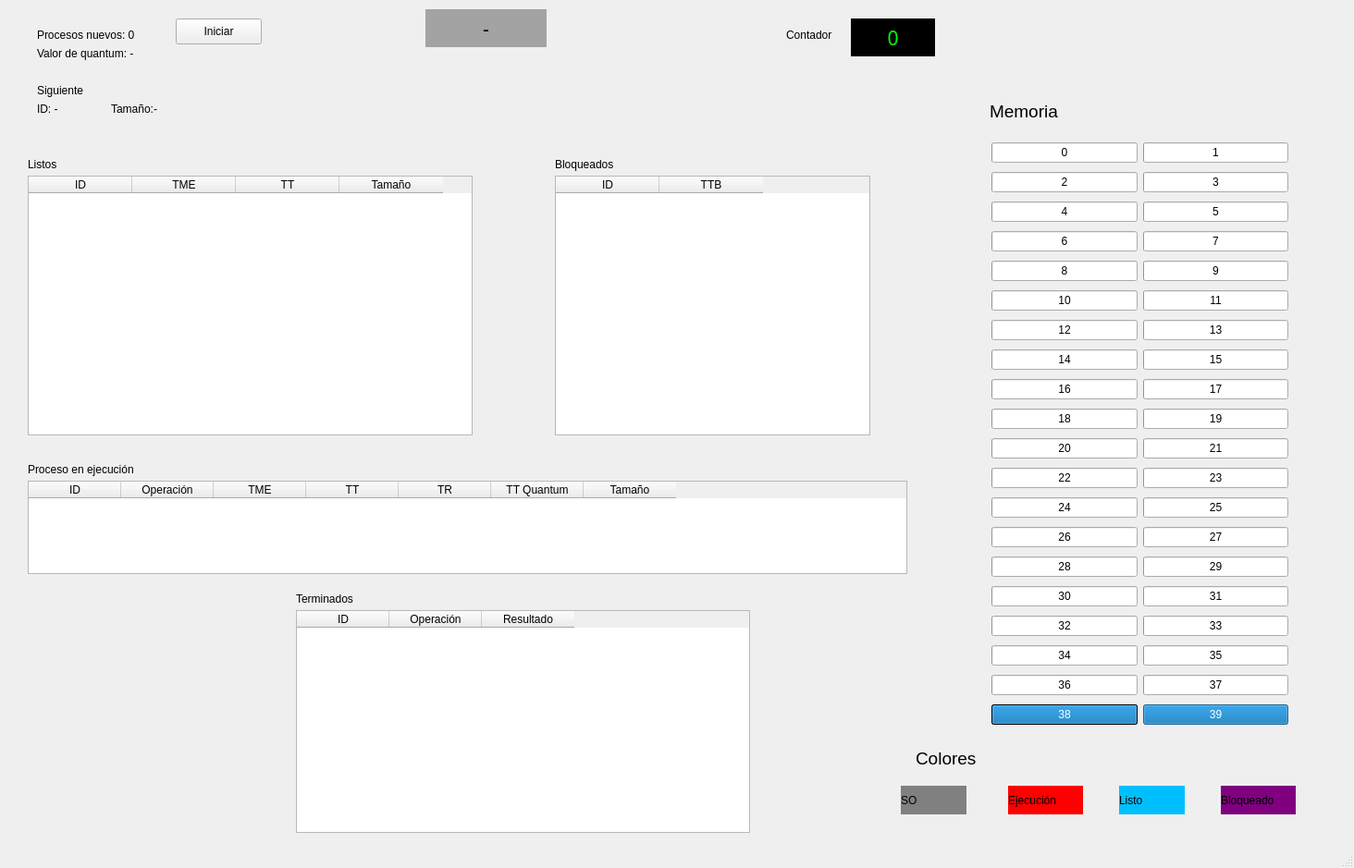
<?xml version="1.0" encoding="UTF-8"?>
<ui version="4.0">
 <class>MainWindow</class>
 <widget class="QMainWindow" name="MainWindow">
  <property name="geometry">
   <rect>
    <x>0</x>
    <y>0</y>
    <width>1464</width>
    <height>939</height>
   </rect>
  </property>
  <property name="windowTitle">
   <string>Paginación simple</string>
  </property>
  <widget class="QWidget" name="centralwidget">
   <widget class="QTableWidget" name="tableWidget">
    <property name="geometry">
     <rect>
      <x>30</x>
      <y>190</y>
      <width>481</width>
      <height>281</height>
     </rect>
    </property>
    <attribute name="horizontalHeaderDefaultSectionSize">
     <number>112</number>
    </attribute>
    <column>
     <property name="text">
      <string>ID</string>
     </property>
    </column>
    <column>
     <property name="text">
      <string>TME</string>
     </property>
    </column>
    <column>
     <property name="text">
      <string>TT</string>
     </property>
    </column>
    <column>
     <property name="text">
      <string>Tamaño</string>
     </property>
    </column>
   </widget>
   <widget class="QTableWidget" name="tableWidget_2">
    <property name="geometry">
     <rect>
      <x>30</x>
      <y>520</y>
      <width>951</width>
      <height>101</height>
     </rect>
    </property>
    <column>
     <property name="text">
      <string>ID</string>
     </property>
    </column>
    <column>
     <property name="text">
      <string>Operación</string>
     </property>
    </column>
    <column>
     <property name="text">
      <string>TME</string>
     </property>
    </column>
    <column>
     <property name="text">
      <string>TT</string>
     </property>
    </column>
    <column>
     <property name="text">
      <string>TR</string>
     </property>
    </column>
    <column>
     <property name="text">
      <string>TT Quantum</string>
     </property>
    </column>
    <column>
     <property name="text">
      <string>Tamaño</string>
     </property>
    </column>
   </widget>
   <widget class="QLabel" name="label">
    <property name="geometry">
     <rect>
      <x>40</x>
      <y>30</y>
      <width>141</width>
      <height>16</height>
     </rect>
    </property>
    <property name="text">
     <string>Procesos nuevos: 0</string>
    </property>
   </widget>
   <widget class="QLabel" name="label_2">
    <property name="geometry">
     <rect>
      <x>30</x>
      <y>170</y>
      <width>141</width>
      <height>16</height>
     </rect>
    </property>
    <property name="text">
     <string>Listos</string>
    </property>
   </widget>
   <widget class="QLabel" name="label_3">
    <property name="geometry">
     <rect>
      <x>30</x>
      <y>500</y>
      <width>141</width>
      <height>16</height>
     </rect>
    </property>
    <property name="text">
     <string>Proceso en ejecución</string>
    </property>
   </widget>
   <widget class="QTableWidget" name="tableWidget_3">
    <property name="geometry">
     <rect>
      <x>320</x>
      <y>660</y>
      <width>491</width>
      <height>241</height>
     </rect>
    </property>
    <column>
     <property name="text">
      <string>ID</string>
     </property>
    </column>
    <column>
     <property name="text">
      <string>Operación</string>
     </property>
    </column>
    <column>
     <property name="text">
      <string>Resultado</string>
     </property>
    </column>
   </widget>
   <widget class="QLabel" name="label_4">
    <property name="geometry">
     <rect>
      <x>320</x>
      <y>640</y>
      <width>141</width>
      <height>16</height>
     </rect>
    </property>
    <property name="text">
     <string>Terminados</string>
    </property>
   </widget>
   <widget class="QPushButton" name="pushButton">
    <property name="geometry">
     <rect>
      <x>190</x>
      <y>20</y>
      <width>93</width>
      <height>28</height>
     </rect>
    </property>
    <property name="text">
     <string>Iniciar</string>
    </property>
   </widget>
   <widget class="QLabel" name="contador">
    <property name="geometry">
     <rect>
      <x>920</x>
      <y>20</y>
      <width>91</width>
      <height>41</height>
     </rect>
    </property>
    <property name="font">
     <font>
      <family>Yu Gothic UI Semibold</family>
      <pointsize>16</pointsize>
      <weight>50</weight>
      <italic>false</italic>
      <bold>false</bold>
     </font>
    </property>
    <property name="styleSheet">
     <string notr="true">background-color: rgb(0, 0, 0);
color: rgb(0, 255, 0);
font: 16pt &quot;Yu Gothic UI Semibold&quot;;
</string>
    </property>
    <property name="text">
     <string>0</string>
    </property>
    <property name="alignment">
     <set>Qt::AlignCenter</set>
    </property>
   </widget>
   <widget class="QLabel" name="label_6">
    <property name="geometry">
     <rect>
      <x>850</x>
      <y>30</y>
      <width>71</width>
      <height>16</height>
     </rect>
    </property>
    <property name="text">
     <string>Contador</string>
    </property>
   </widget>
   <widget class="QLabel" name="estado">
    <property name="geometry">
     <rect>
      <x>460</x>
      <y>10</y>
      <width>131</width>
      <height>41</height>
     </rect>
    </property>
    <property name="font">
     <font>
      <family>Yu Gothic UI Semibold</family>
      <pointsize>16</pointsize>
      <weight>50</weight>
      <italic>false</italic>
      <bold>false</bold>
     </font>
    </property>
    <property name="styleSheet">
     <string notr="true">background-color: rgb(163, 163, 163);
border-radius: 40px;
</string>
    </property>
    <property name="frameShape">
     <enum>QFrame::NoFrame</enum>
    </property>
    <property name="text">
     <string>-</string>
    </property>
    <property name="alignment">
     <set>Qt::AlignCenter</set>
    </property>
   </widget>
   <widget class="QTableWidget" name="tableWidget_4">
    <property name="geometry">
     <rect>
      <x>600</x>
      <y>190</y>
      <width>341</width>
      <height>281</height>
     </rect>
    </property>
    <attribute name="horizontalHeaderDefaultSectionSize">
     <number>112</number>
    </attribute>
    <column>
     <property name="text">
      <string>ID</string>
     </property>
    </column>
    <column>
     <property name="text">
      <string>TTB</string>
     </property>
    </column>
   </widget>
   <widget class="QLabel" name="label_5">
    <property name="geometry">
     <rect>
      <x>600</x>
      <y>170</y>
      <width>141</width>
      <height>16</height>
     </rect>
    </property>
    <property name="text">
     <string>Bloqueados</string>
    </property>
   </widget>
   <widget class="QLabel" name="label_7">
    <property name="geometry">
     <rect>
      <x>40</x>
      <y>50</y>
      <width>141</width>
      <height>16</height>
     </rect>
    </property>
    <property name="text">
     <string>Valor de quantum: -</string>
    </property>
   </widget>
   <widget class="QLabel" name="label_8">
    <property name="geometry">
     <rect>
      <x>40</x>
      <y>90</y>
      <width>71</width>
      <height>16</height>
     </rect>
    </property>
    <property name="text">
     <string>Siguiente </string>
    </property>
   </widget>
   <widget class="QLabel" name="label_9">
    <property name="geometry">
     <rect>
      <x>40</x>
      <y>110</y>
      <width>71</width>
      <height>16</height>
     </rect>
    </property>
    <property name="text">
     <string>ID: -</string>
    </property>
   </widget>
   <widget class="QLabel" name="label_10">
    <property name="geometry">
     <rect>
      <x>120</x>
      <y>110</y>
      <width>151</width>
      <height>16</height>
     </rect>
    </property>
    <property name="text">
     <string>Tamaño:-</string>
    </property>
   </widget>
   <widget class="QWidget" name="gridLayoutWidget">
    <property name="geometry">
     <rect>
      <x>1072</x>
      <y>150</y>
      <width>321</width>
      <height>641</height>
     </rect>
    </property>
    <layout class="QGridLayout" name="gridLayout">
     <item row="6" column="0">
      <widget class="QProgressBar" name="progressBar_13">
       <property name="value">
        <number>0</number>
       </property>
       <property name="format">
        <string>12</string>
       </property>
      </widget>
     </item>
     <item row="7" column="0">
      <widget class="QProgressBar" name="progressBar_15">
       <property name="value">
        <number>0</number>
       </property>
       <property name="format">
        <string>14</string>
       </property>
      </widget>
     </item>
     <item row="5" column="0">
      <widget class="QProgressBar" name="progressBar_11">
       <property name="value">
        <number>0</number>
       </property>
       <property name="format">
        <string>10</string>
       </property>
      </widget>
     </item>
     <item row="6" column="1">
      <widget class="QProgressBar" name="progressBar_14">
       <property name="value">
        <number>0</number>
       </property>
       <property name="format">
        <string>13</string>
       </property>
      </widget>
     </item>
     <item row="9" column="0">
      <widget class="QProgressBar" name="progressBar_19">
       <property name="value">
        <number>0</number>
       </property>
       <property name="format">
        <string>18</string>
       </property>
      </widget>
     </item>
     <item row="5" column="1">
      <widget class="QProgressBar" name="progressBar_12">
       <property name="value">
        <number>0</number>
       </property>
       <property name="format">
        <string>11</string>
       </property>
      </widget>
     </item>
     <item row="8" column="0">
      <widget class="QProgressBar" name="progressBar_17">
       <property name="value">
        <number>0</number>
       </property>
       <property name="format">
        <string>16</string>
       </property>
      </widget>
     </item>
     <item row="7" column="1">
      <widget class="QProgressBar" name="progressBar_16">
       <property name="value">
        <number>0</number>
       </property>
       <property name="format">
        <string>15</string>
       </property>
      </widget>
     </item>
     <item row="8" column="1">
      <widget class="QProgressBar" name="progressBar_18">
       <property name="value">
        <number>0</number>
       </property>
       <property name="format">
        <string>17</string>
       </property>
      </widget>
     </item>
     <item row="9" column="1">
      <widget class="QProgressBar" name="progressBar_20">
       <property name="value">
        <number>0</number>
       </property>
       <property name="format">
        <string>19</string>
       </property>
      </widget>
     </item>
     <item row="10" column="0">
      <widget class="QProgressBar" name="progressBar_21">
       <property name="value">
        <number>0</number>
       </property>
       <property name="format">
        <string>20</string>
       </property>
      </widget>
     </item>
     <item row="10" column="1">
      <widget class="QProgressBar" name="progressBar_22">
       <property name="value">
        <number>0</number>
       </property>
       <property name="format">
        <string>21</string>
       </property>
      </widget>
     </item>
     <item row="11" column="0">
      <widget class="QProgressBar" name="progressBar_23">
       <property name="value">
        <number>0</number>
       </property>
       <property name="format">
        <string>22</string>
       </property>
      </widget>
     </item>
     <item row="0" column="0">
      <widget class="QProgressBar" name="progressBar">
       <property name="value">
        <number>0</number>
       </property>
       <property name="textVisible">
        <bool>true</bool>
       </property>
       <property name="invertedAppearance">
        <bool>false</bool>
       </property>
       <property name="textDirection">
        <enum>QProgressBar::TopToBottom</enum>
       </property>
       <property name="format">
        <string>0</string>
       </property>
      </widget>
     </item>
     <item row="0" column="1">
      <widget class="QProgressBar" name="progressBar_2">
       <property name="value">
        <number>0</number>
       </property>
       <property name="format">
        <string>1</string>
       </property>
      </widget>
     </item>
     <item row="2" column="0">
      <widget class="QProgressBar" name="progressBar_5">
       <property name="value">
        <number>0</number>
       </property>
       <property name="format">
        <string>4</string>
       </property>
      </widget>
     </item>
     <item row="3" column="0">
      <widget class="QProgressBar" name="progressBar_7">
       <property name="value">
        <number>0</number>
       </property>
       <property name="format">
        <string>6</string>
       </property>
      </widget>
     </item>
     <item row="4" column="0">
      <widget class="QProgressBar" name="progressBar_9">
       <property name="value">
        <number>0</number>
       </property>
       <property name="format">
        <string>8</string>
       </property>
      </widget>
     </item>
     <item row="1" column="0">
      <widget class="QProgressBar" name="progressBar_3">
       <property name="value">
        <number>0</number>
       </property>
       <property name="format">
        <string>2</string>
       </property>
      </widget>
     </item>
     <item row="2" column="1">
      <widget class="QProgressBar" name="progressBar_6">
       <property name="value">
        <number>0</number>
       </property>
       <property name="format">
        <string>5</string>
       </property>
      </widget>
     </item>
     <item row="3" column="1">
      <widget class="QProgressBar" name="progressBar_8">
       <property name="value">
        <number>0</number>
       </property>
       <property name="format">
        <string>7</string>
       </property>
      </widget>
     </item>
     <item row="4" column="1">
      <widget class="QProgressBar" name="progressBar_10">
       <property name="value">
        <number>0</number>
       </property>
       <property name="format">
        <string>9</string>
       </property>
      </widget>
     </item>
     <item row="1" column="1">
      <widget class="QProgressBar" name="progressBar_4">
       <property name="value">
        <number>0</number>
       </property>
       <property name="format">
        <string>3</string>
       </property>
      </widget>
     </item>
     <item row="16" column="0">
      <widget class="QProgressBar" name="progressBar_33">
       <property name="value">
        <number>0</number>
       </property>
       <property name="format">
        <string>32</string>
       </property>
      </widget>
     </item>
     <item row="19" column="0">
      <widget class="QProgressBar" name="progressBar_39">
       <property name="styleSheet">
        <string notr="true">background-color: rgb(0, 0, 0);</string>
       </property>
       <property name="value">
        <number>100</number>
       </property>
       <property name="format">
        <string>38</string>
       </property>
      </widget>
     </item>
     <item row="18" column="0">
      <widget class="QProgressBar" name="progressBar_37">
       <property name="value">
        <number>0</number>
       </property>
       <property name="format">
        <string>36</string>
       </property>
      </widget>
     </item>
     <item row="11" column="1">
      <widget class="QProgressBar" name="progressBar_24">
       <property name="value">
        <number>0</number>
       </property>
       <property name="format">
        <string>23</string>
       </property>
      </widget>
     </item>
     <item row="13" column="1">
      <widget class="QProgressBar" name="progressBar_28">
       <property name="value">
        <number>0</number>
       </property>
       <property name="format">
        <string>27</string>
       </property>
      </widget>
     </item>
     <item row="12" column="1">
      <widget class="QProgressBar" name="progressBar_26">
       <property name="value">
        <number>0</number>
       </property>
       <property name="format">
        <string>25</string>
       </property>
      </widget>
     </item>
     <item row="17" column="1">
      <widget class="QProgressBar" name="progressBar_36">
       <property name="value">
        <number>0</number>
       </property>
       <property name="format">
        <string>35</string>
       </property>
      </widget>
     </item>
     <item row="15" column="1">
      <widget class="QProgressBar" name="progressBar_32">
       <property name="value">
        <number>0</number>
       </property>
       <property name="format">
        <string>31</string>
       </property>
      </widget>
     </item>
     <item row="18" column="1">
      <widget class="QProgressBar" name="progressBar_38">
       <property name="value">
        <number>0</number>
       </property>
       <property name="format">
        <string>37</string>
       </property>
      </widget>
     </item>
     <item row="19" column="1">
      <widget class="QProgressBar" name="progressBar_40">
       <property name="value">
        <number>100</number>
       </property>
       <property name="format">
        <string>39</string>
       </property>
      </widget>
     </item>
     <item row="14" column="1">
      <widget class="QProgressBar" name="progressBar_30">
       <property name="value">
        <number>0</number>
       </property>
       <property name="format">
        <string>29</string>
       </property>
      </widget>
     </item>
     <item row="13" column="0">
      <widget class="QProgressBar" name="progressBar_27">
       <property name="value">
        <number>0</number>
       </property>
       <property name="format">
        <string>26</string>
       </property>
      </widget>
     </item>
     <item row="15" column="0">
      <widget class="QProgressBar" name="progressBar_31">
       <property name="value">
        <number>0</number>
       </property>
       <property name="format">
        <string>30</string>
       </property>
      </widget>
     </item>
     <item row="12" column="0">
      <widget class="QProgressBar" name="progressBar_25">
       <property name="value">
        <number>0</number>
       </property>
       <property name="format">
        <string>24</string>
       </property>
      </widget>
     </item>
     <item row="16" column="1">
      <widget class="QProgressBar" name="progressBar_34">
       <property name="value">
        <number>0</number>
       </property>
       <property name="format">
        <string>33</string>
       </property>
      </widget>
     </item>
     <item row="17" column="0">
      <widget class="QProgressBar" name="progressBar_35">
       <property name="value">
        <number>0</number>
       </property>
       <property name="format">
        <string>34</string>
       </property>
      </widget>
     </item>
     <item row="14" column="0">
      <widget class="QProgressBar" name="progressBar_29">
       <property name="value">
        <number>0</number>
       </property>
       <property name="format">
        <string>28</string>
       </property>
      </widget>
     </item>
    </layout>
   </widget>
   <widget class="QLabel" name="label_11">
    <property name="geometry">
     <rect>
      <x>1070</x>
      <y>100</y>
      <width>361</width>
      <height>41</height>
     </rect>
    </property>
    <property name="font">
     <font>
      <pointsize>14</pointsize>
     </font>
    </property>
    <property name="text">
     <string>Memoria</string>
    </property>
   </widget>
   <widget class="QLabel" name="label_12">
    <property name="geometry">
     <rect>
      <x>990</x>
      <y>800</y>
      <width>361</width>
      <height>41</height>
     </rect>
    </property>
    <property name="font">
     <font>
      <pointsize>14</pointsize>
     </font>
    </property>
    <property name="text">
     <string>Colores</string>
    </property>
   </widget>
   <widget class="QLabel" name="label_13">
    <property name="geometry">
     <rect>
      <x>974</x>
      <y>850</y>
      <width>71</width>
      <height>31</height>
     </rect>
    </property>
    <property name="styleSheet">
     <string notr="true">background-color: gray;</string>
    </property>
    <property name="text">
     <string>SO</string>
    </property>
   </widget>
   <widget class="QLabel" name="label_14">
    <property name="geometry">
     <rect>
      <x>1090</x>
      <y>850</y>
      <width>81</width>
      <height>31</height>
     </rect>
    </property>
    <property name="styleSheet">
     <string notr="true">background-color: red;</string>
    </property>
    <property name="text">
     <string>Ejecución</string>
    </property>
   </widget>
   <widget class="QLabel" name="label_15">
    <property name="geometry">
     <rect>
      <x>1210</x>
      <y>850</y>
      <width>71</width>
      <height>31</height>
     </rect>
    </property>
    <property name="styleSheet">
     <string notr="true">background-color: DeepSkyBlue;</string>
    </property>
    <property name="text">
     <string>Listo</string>
    </property>
   </widget>
   <widget class="QLabel" name="label_16">
    <property name="geometry">
     <rect>
      <x>1320</x>
      <y>850</y>
      <width>81</width>
      <height>31</height>
     </rect>
    </property>
    <property name="styleSheet">
     <string notr="true">background-color: purple</string>
    </property>
    <property name="text">
     <string>Bloqueado</string>
    </property>
   </widget>
  </widget>
  <widget class="QStatusBar" name="statusbar"/>
 </widget>
 <resources/>
 <connections/>
</ui>
